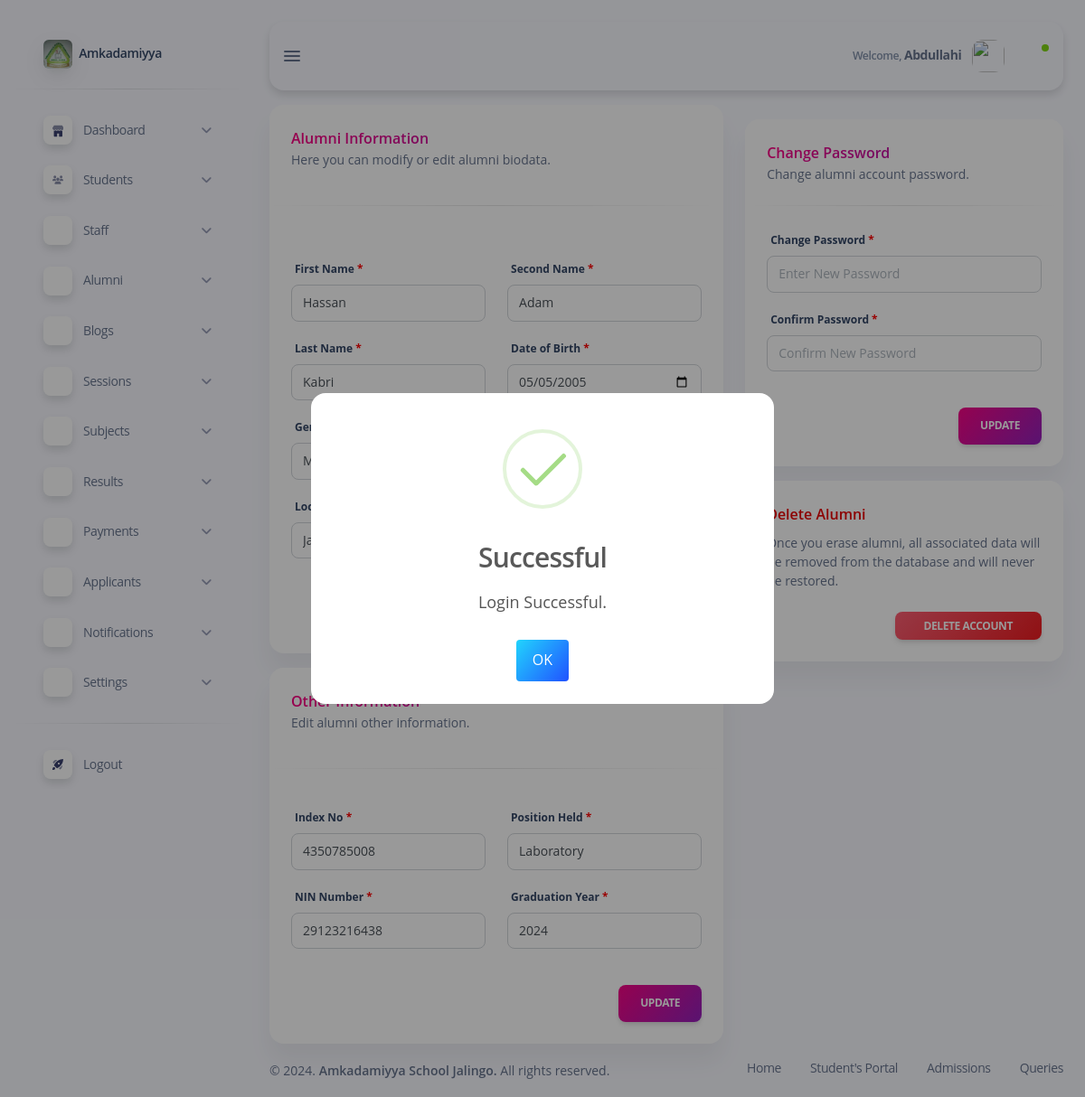
Screenshot of /subdomains/admin/admin-edit-alumni.php?alumni_id=101 (signed in) with the database file from the repository.
### tables this page shows
CREATE TABLE `alumni` (
  `alumni_id` int(11) NOT NULL,
  `first_name` varchar(50) NOT NULL,
  `second_name` varchar(50) DEFAULT NULL,
  `last_name` varchar(50) NOT NULL,
  `phone_number` varchar(20) DEFAULT NULL,
  `email` varchar(100) NOT NULL,
  `address` varchar(50) NOT NULL DEFAULT 'UNKNOWN',
  `birth_date` date NOT NULL,
  `gender` varchar(10) DEFAULT NULL,
  `state` varchar(100) DEFAULT NULL,
  `lga` varchar(100) NOT NULL DEFAULT 'Jalingo',
  `index_no` varchar(10) NOT NULL DEFAULT 'NIA',
  `graduation_year` int(11) NOT NULL,
  `position_held` varchar(100) NOT NULL DEFAULT 'NIL',
  `photo` varchar(50) NOT NULL DEFAULT 'uploads/default.png',
  `nin_number` varchar(20) NOT NULL DEFAULT 'UNAVAILABLE'
);

### subdomains/admin/admin-edit-alumni.php (the view, shortened to what this page needs)
<?php
include "_UPDATE.php";
if (isset($_GET['alumni_id'])) {
    $alumni_id = $_GET['alumni_id'];
    $sql = "SELECT * FROM `alumni` WHERE `alumni_id` = ?";
    $stmt = $conn->prepare($sql);
    $stmt->bind_param("i", $alumni_id);
    $stmt->execute();
    $result = $stmt->get_result();
    if ($result->num_rows > 0) {
        $alumni = $result->fetch_assoc();
    } else {
        redirect('admin-alumni-list.php');
    }
} else {
    redirect('admin-alumni-list.php');
}
?>
<!DOCTYPE html>
<html lang="en">
<head>
    <?php include "inc/admin-header.php"; ?>
</head>
<body class="g-sidenav-show bg-info-soft">
    <?php
    include "inc/admin-sidebar.php";
    ?>
    <main class="main-content position-relative max-height-vh-100 h-100 border-radius-lg">
        <?php require "inc/admin-navbar.php"; ?>
        <div class="container-fluid pt-3">
            <div class="row">
                <div class="col-lg-12 col-xl-7">
                    <form action="" method="post">
                        <div class="card">
                            <div class="card-header">
                                <h6 class="mb-0 text-gradient text-primary">Alumni Information</h6>
                                <p class="text-sm mb-0">Here you can modify or edit alumni biodata.</p>
                            </div>
                            <hr class="horizontal dark">
                            <div class="card-body">
                                <div class="row mt-3">
                                    <div class="col-md-6">
                                        <label>First Name</label>
                                        <div class="input-group mb-3">
                                            <input type="text" name="first_name" placeholder="First Name" value="<?php echo ucfirst($alumni['first_name']); ?>" class="form-control">
                                        </div>
                                    </div>
                                    <div class="col-md-6">
                                        <label>Second Name</label>
                                        <div class="input-group mb-3">
                                            <input type="text" name="second_name" placeholder="Second Name" value="<?php echo ucfirst($alumni['second_name']); ?>" class="form-control">
                                        </div>
                                    </div>
                                    <div class="col-md-6">
                                        <label>Last Name</label>
                                        <div class="input-group mb-3">
                                            <input type="text" name="last_name" placeholder="Last Name" value="<?php echo ucfirst($alumni['last_name']); ?>" class="form-control">
                                        </div>
                                    </div>
                                    <div class="col-md-6">
                                        <label>Date of Birth</label>
                                        <div class="input-group mb-3">
                                            <input type="date" value="<?php echo $alumni['birth_date']; ?>" class="form-control text-uppercase cursor-pointer" placeholder="DOB" name="birth_date">
                                        </div>
                                    </div>
                                    <div class="col-md-6">
                                        <label>Gender</label>
                                        <div class="input-group mb-3">
                                        </div>
                                    </div>
                                    <div class="col-md-6">
                                        <label>State of Origin</label>
                                        <div class="input-group mb-3">
                                        </div>
                                    </div>
                                    <div class="col-md-6">
                                        <label>Local government Area</label>
                                        <div class="input-group mb-3">
                                        </div>
                                    </div>
                                </div>
                            </div>
                            <div class="card-footer text-end pt-0">
                            </div>
                        </div>
                    </form>
                    <form action="" method="post">
                        <div class="card">
                            <div class="card-header">
                                <h6 class="mb-0 text-gradient text-primary">Other Information</h6>
                                <p class="text-sm mb-0">Edit alumni other information.</p>
                            </div>
                            <hr class="horizontal dark">
                            <div class="card-body">
                                <div class="row">
                                    <div class="col-md-6">
                                        <label>Index No</label>
                                        <div class="input-group mb-3">
                                            <input type="number" value="<?php echo $alumni['index_no']; ?>" class="form-control" name="index_no">
                                        </div>
                                    </div>
                                    <div class="col-md-6">
                                        <label>Position Held</label>
                                        <div class="input-group mb-3">
                                            <input type="text" value="<?php echo $alumni['position_held']; ?>" class="form-control" placeholder="e.g Head Boy" name="position_held">
                                        </div>
                                    </div>
                                    <div class="col-md-6">
                                        <label>NIN Number</label>
                                        <div class="input-group mb-3">
                                            <input type="number" value="<?php echo $alumni['nin_number']; ?>" class="form-control" name="nin_number">
                                        </div>
                                    </div>
                                    <div class="col-md-6">
                                        <label>Graduation Year</label>
                                        <div class="input-group mb-3">
                                            <input type="number" value="<?php echo $alumni['graduation_year']; ?>" class="form-control" name="graduation_year">
                                        </div>
                                    </div>
                                </div>
                            </div>
                            <div class="card-footer text-end pt-0">
                                <input type="submit" value="update" name="updateAlumniAccount" class="btn bg-gradient-primary mb-0">
                            </div>
                        </div>
                    </form>
                </div>
                <div class="col-lg-12 col-xl-5 mt-3 mt-xl-0">
                    <form action="" method="post" class="mt-3">
                        <div class="card">
                            <div class="card-header">
                                <h6 class="mb-0 text-gradient text-primary">Change Password</h6>
                                <p class="text-sm mb-0">Change alumni account password.</p>
                            </div>
                            <hr class="horizontal dark my-0">
                            <div class="card-body">
                                <div class="form-group">
                                    <label>Change Password</label>
                                    <div class="input-group">
                                        <input type="password" name="newPassword" placeholder="Enter New Password" class="form-control">
                                    </div>
                                </div>
                                <div class="form-group">
                                    <label>Confirm Password</label>
                                    <div class="input-group">
                                        <input type="password" name="confirmNewPassword" placeholder="Confirm New Password" class="form-control">
                                    </div>
                                </div>
                            </div>
                            <div class="card-footer text-end pt-0">
                                <input type="submit" value="update" name="updateAlumniPassword" class="btn bg-gradient-primary mb-0">
                            </div>
                        </div>
                    </form>
                    <div class="card mt-3" id="delete">
                        <div class="card-header">
                            <h6 class="text-danger">Delete Alumni</h6>
                            <p class="text-sm mb-0">
                                Once you erase alumni, all associated data will be removed from the database and will never be restored.
                            </p>
                        </div>
                        <div class="card-body justify-content-end d-flex pt-0">
                            <button class="btn bg-gradient-danger text-xs btn-sm mb-0 ms-2" type="button" data-bs-toggle="modal" data-bs-target="#modal-notification">
                                Delete Account
                            </button>
                        </div>
                    </div>
                </div>
            </div>
        </div>
        <?php include "inc/admin-footer.php"; ?>
    </main>
</body>
</html>

### css/style.css (style rules this page uses)
html { font-size: 1rem; }
@media (min-width: 576px) { html { font-size: 0.9rem; } }
@media (min-width: 768px) { html { font-size: 0.95rem; } }
@media (min-width: 992px) { html { font-size: 1rem; } }
label::after { content: " *"; color: red; }

### rows the page displays
alumni: first_name "Hassan", second_name "Adam", last_name "Kabri", birth_date "05/05/2005", index_no "4350785008", position_held "Laboratory", nin_number "29123216438", graduation_year "2024"

### other values shown
$_SESSION['staff']['first_name'] "Abdullahi"
